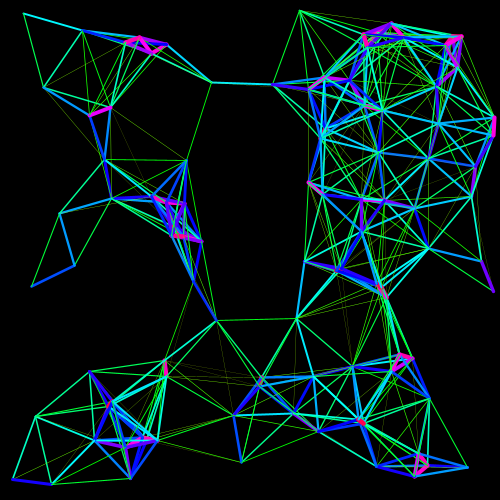
Frame 1 (no input)
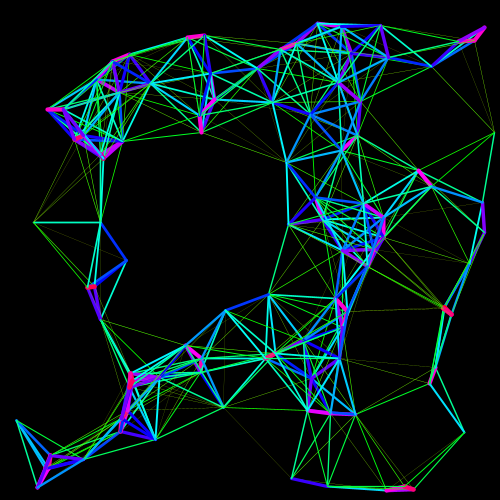
Frame 60 (the mouse pressed at the canvas centre just before this capture)
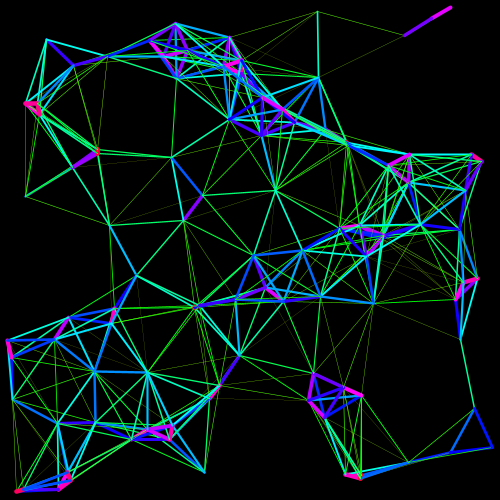
Frame 120 (the mouse held since frame 60 and released just before this capture)

The Processing sketch that drew these frames (run headless with seeded random() and noise(); from frame 60 on, the mouse is pressed at the canvas centre):

// Processing sketch: random_line
// ── random_line.pde
class Ball{
 PVector pos;
 PVector speed;
 float r=10;
 Ball(PVector pos,PVector speed){
  this.pos=pos;
  this.speed=speed;
 }
 
 void show(){
   //ellipse(pos.x,pos.y,r,r);
   pos.add(speed);
   if(pos.x-r/2<0){
     speed.x*=-1;
     pos.x=r/2+1;
   }
   if(pos.x+r/2>width){
     speed.x*=-1;
     pos.x=width-r/2-1;
   }
   if(pos.y-r/2<0){
     speed.y*=-1;
     pos.y=r/2+1;
   }
   if(pos.y+r/2>height){
     speed.y*=-1;
     pos.y=height-r/2-1;
   }
 }
}
int N=100;
Ball ball[]=new Ball[N];

void setup(){
  size(500,500);
  colorMode(HSB,360,100,100);
  stroke(255,0,100);
  for(int i=0;i<N;i++){
    ball[i]=new Ball(new PVector(random(width),random(height)),
                        new PVector(random(-2,2),random(-2,2)));
  }
}

void draw(){
  background(0);
  strokeWeight(1);
  stroke(255);
  for(int i=0;i<N;i++){
   ball[i].show(); 
  }
  for(int i=0;i<N;i++){
   for(int j=i+1;j<N;j++){
     if(ball[i].pos.dist(ball[j].pos)<100){
       strokeWeight(map(ball[i].pos.dist(ball[j].pos),0,100,5,0));
       stroke(map(ball[i].pos.dist(ball[j].pos),0,100,360,70),100,100);
       line(ball[i].pos.x,ball[i].pos.y,ball[j].pos.x,ball[j].pos.y);
     }
   }
  }
}
